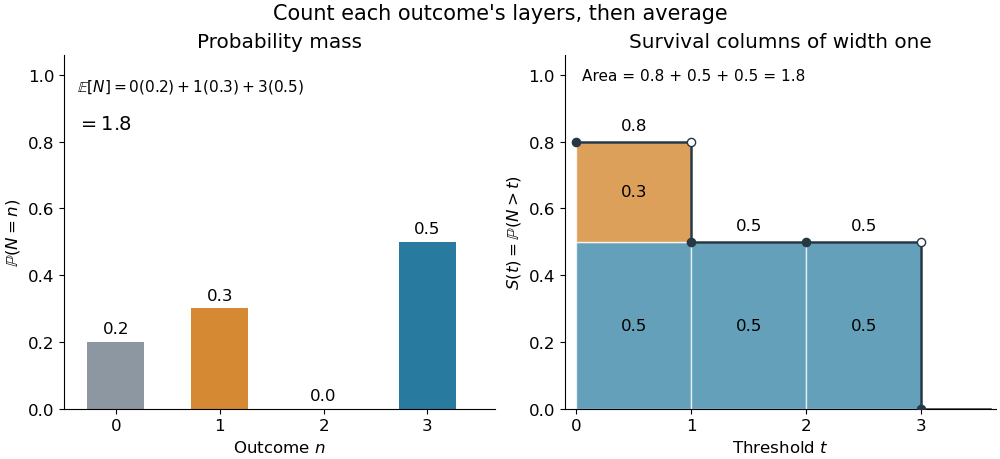

Source code (Python):
"""Original tail-sum example; Python 3.14, matplotlib 3.10.7, numpy 2.3.5."""
from pathlib import Path

import matplotlib.pyplot as plt
import numpy as np


def main():
    plt.rcParams.update({"font.size": 12, "axes.spines.top": False,
                         "axes.spines.right": False, "figure.facecolor": "white"})
    fig, (mass, tail) = plt.subplots(1, 2, figsize=(10, 4.6), layout="constrained")
    blue, orange = "#287b9e", "#d58932"
    values = np.arange(4)
    probabilities = np.array([0.2, 0.3, 0.0, 0.5])
    mass.bar(values, probabilities, width=0.55,
             color=["#8d97a2", orange, "white", blue])
    for x, p in zip(values, probabilities):
        mass.text(x, p + 0.025, f"{p:.1f}", ha="center")
    mass.set(title="Probability mass", xlabel=r"Outcome $n$",
             ylabel=r"$\mathbb{P}(N=n)$", ylim=(0, 1.06),
             xticks=values, xlim=(-0.5, 3.65))
    mass.text(0.03, 0.90, r"$\mathbb{E}[N]=0(0.2)+1(0.3)+3(0.5)$",
              transform=mass.transAxes, fontsize=11)
    mass.text(0.03, 0.79, r"$=1.8$", transform=mass.transAxes, fontsize=14)
    tail.bar([0, 1, 2], [0.5, 0.5, 0.5], width=1, align="edge",
             color=blue, alpha=0.72, edgecolor="white")
    tail.bar([0], [0.3], bottom=0.5, width=1, align="edge",
             color=orange, alpha=0.8, edgecolor="white")
    tail.plot([0, 1, 1, 3, 3, 3.6], [0.8, 0.8, 0.5, 0.5, 0, 0],
              color="#253845", lw=1.8)
    tail.scatter([0, 1, 2, 3], [0.8, 0.5, 0.5, 0],
                 color="#253845", s=35, zorder=5)
    tail.scatter([1, 3], [0.8, 0.5], facecolor="white",
                 edgecolor="#253845", s=35, zorder=6)
    for x, height in zip([0.5, 1.5, 2.5], [0.8, 0.5, 0.5]):
        tail.text(x, height + 0.035, f"{height:.1f}", ha="center")
    tail.text(0.5, 0.65, "0.3", ha="center", va="center")
    for x in [0.5, 1.5, 2.5]:
        tail.text(x, 0.25, "0.5", ha="center", va="center")
    tail.set(title="Survival columns of width one", xlabel=r"Threshold $t$",
             ylabel=r"$S(t)=\mathbb{P}(N>t)$", ylim=(0, 1.06),
             xlim=(-0.1, 3.65), xticks=values)
    tail.text(0.04, 0.93, "Area = 0.8 + 0.5 + 0.5 = 1.8",
              transform=tail.transAxes, fontsize=11)
    fig.suptitle("Count each outcome's layers, then average", fontsize=15)
    fig.savefig(Path.cwd() / f"{Path(__file__).stem}.png", dpi=100,
                facecolor="white", transparent=False)
    plt.close(fig)


if __name__ == "__main__":
    main()
